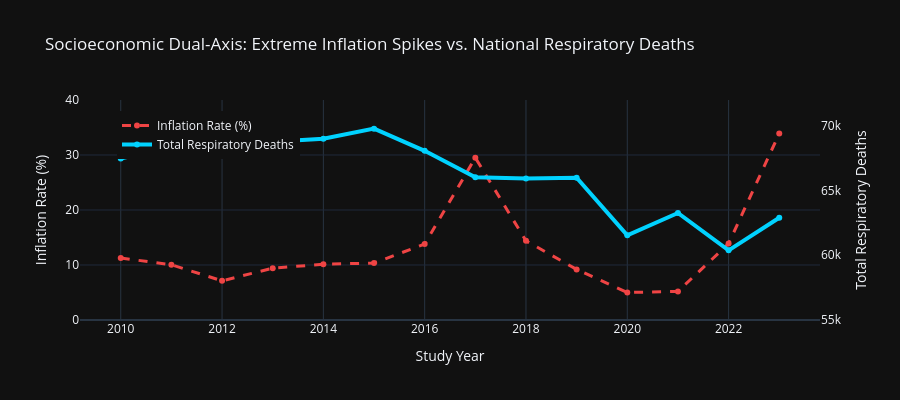

Notebook code cell kept with this figure:
### Markdown cell above
### 4.4 OLS Multiple Regression & Macroeconomic Inflation Analysis
We model annual respiratory deaths against our environmental (`pm2_5`) and macroeconomic (`gdp_growth`, `inflation`) indicators to evaluate joint explanatory power.

### Code cell
# Prepare annual macroeconomic dataset for OLS regression
annual_master = df.groupby('year').agg({
    'val': lambda x: df.loc[x.index][df.loc[x.index]['measure'] == 'Deaths']['val'].sum(),
    'pm2_5': 'mean',
    'gdp_growth': 'mean',
    'inflation': 'mean'
}).reset_index()
annual_master.columns = ['year', 'total_deaths', 'pm2_5', 'gdp_growth', 'inflation']

# Fit Ordinary Least Squares (OLS) Regression
X = sm.add_constant(annual_master[['pm2_5', 'gdp_growth', 'inflation']])
y = annual_master['total_deaths']
ols_model = sm.OLS(y, X).fit()

print("=== OLS Multiple Regression Summary ===")
print(f"Model R-squared:     {ols_model.rsquared:.4f}")
print(f"Model F-statistic:   {ols_model.fvalue:.4f} (p-value: {ols_model.f_pvalue:.4e})")
display(pd.DataFrame({
    'Coefficient': ols_model.params,
    'Std Error': ols_model.bse,
    't-value': ols_model.tvalues,
    'p-value': ols_model.pvalues
}).round(4))

# Graph: Dual-Axis Vector comparing Inflation Peak against Respiratory Deaths
fig_dual = go.Figure()
fig_dual.add_trace(go.Scatter(x=annual_master['year'], y=annual_master['inflation'], name="Inflation Rate (%)",
                              line=dict(color="#ef4444", width=3, dash="dash"), mode="lines+markers"))
fig_dual.add_trace(go.Scatter(x=annual_master['year'], y=annual_master['total_deaths'], name="Total Respiratory Deaths",
                              yaxis="y2", line=dict(color="#00d2ff", width=4), mode="lines+markers"))
fig_dual.update_layout(
    title="Socioeconomic Dual-Axis: Extreme Inflation Spikes vs. National Respiratory Deaths",
    xaxis=dict(title="Study Year"),
    yaxis=dict(title="Inflation Rate (%)", gridcolor="#1e293b", range=[0, 40]),
    yaxis2=dict(title="Total Respiratory Deaths", overlaying="y", side="right", showgrid=False, range=[55000, 72000]),
    legend=dict(x=0.05, y=0.95), height=400, template="plotly_dark"
)
fig_dual.show()

### Figure 1 — Plotly figure (JSON) as saved in the notebook; plotly's stock layout.template omitted (floating-point values rounded to 4 significant figures)
{"data": [{"line": {"color": "#ef4444", "dash": "dash", "width": 3}, "mode": "lines+markers", "name": "Inflation Rate (%)", "type": "scatter", "x": [2010, 2011, 2012, 2013, 2014, 2015, 2016, 2017, 2018, 2019, 2020, 2021, 2022, 2023], "y": [11.27, 10.05, 7.12, 9.42, 10.14, 10.36, 13.81, 29.5, 14.4, 9.2, 5.0, 5.2, 13.9, 33.9]}, {"line": {"color": "#00d2ff", "width": 4}, "mode": "lines+markers", "name": "Total Respiratory Deaths", "type": "scatter", "x": [2010, 2011, 2012, 2013, 2014, 2015, 2016, 2017, 2018, 2019, 2020, 2021, 2022, 2023], "y": [67480, 68433, 69780, 68778, 69003, 69785, 68071, 66023, 65941, 65999, 61550, 63268, 60382, 62897], "yaxis": "y2"}], "layout": {"height": 400, "legend": {"x": 0.05, "y": 0.95}, "title": {"text": "Socioeconomic Dual-Axis: Extreme Inflation Spikes vs. National Respiratory Deaths"}, "xaxis": {"title": {"text": "Study Year"}}, "yaxis": {"gridcolor": "#1e293b", "range": [0, 40], "title": {"text": "Inflation Rate (%)"}}, "yaxis2": {"overlaying": "y", "range": [55000, 72000], "showgrid": false, "side": "right", "title": {"text": "Total Respiratory Deaths"}}}}
